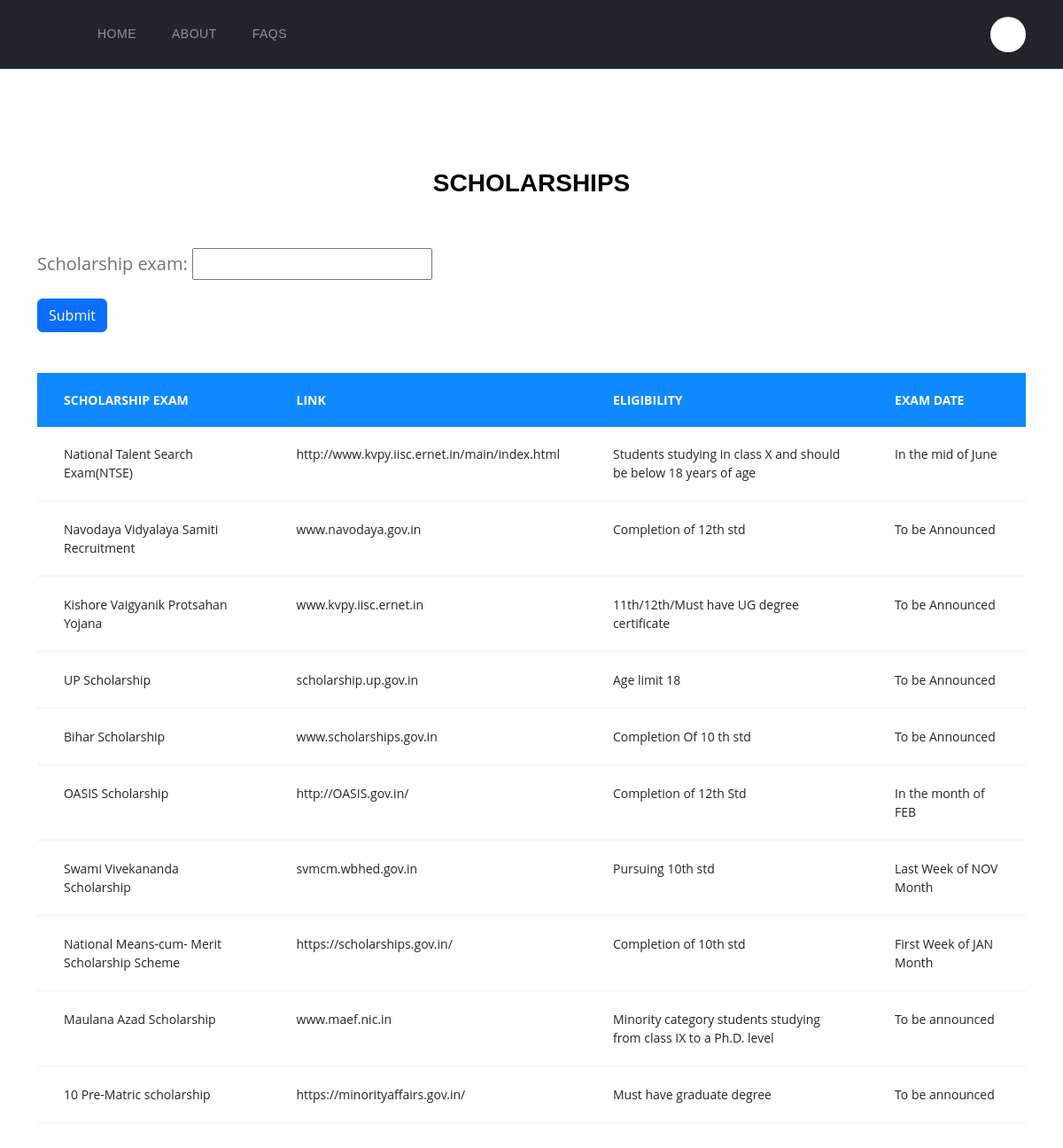
Page /scholarship on the committed database.
### thinkify/models.py (models this page shows, shortened)
class Scholarship(models.Model):
    Scholarship_exam = models.CharField(max_length=200, null=True)
    link = models.CharField(max_length=200, null=True)
    eligibility = models.CharField(max_length=200, null=True)
    examdate = models.CharField(max_length=200, null=True)

### thinkify/views.py (the view)
# urls.py: path('scholarship',views.scholarship,name='scholarship'),
def scholarship(request):
    Scholarship_exam = request.GET.get('Scholarship_exam')
    scholarships = Scholarship.objects.all()
    if Scholarship_exam:
        scholarships = scholarships.filter(Scholarship_exam__icontains=Scholarship_exam)
    context = {
        'form': ScholarFilter(), 'scholarships': scholarships
    }
    return render(request, 'scholarship.html', context)

### thinkify/forms.py
class ScholarFilter(forms.Form):
    Scholarship_exam = forms.CharField()

### Edulearn/templates/scholarship.html (shortened to what this page needs)
{% load static %}
<!doctype html>
<html lang="en">
    <head>
        <link rel="stylesheet" href="https://stackpath.bootstrapcdn.com/font-awesome/4.7.0/css/font-awesome.min.css">
        <link rel="stylesheet" href="{% static 'thinkify/css/style.css' %}">
         <link href="{% static 'thinkify/css/bootstrap.min.css' %}" rel="stylesheet">
        <link href="{% static 'thinkify/css/bootstrap-icons.css' %}" rel="stylesheet">
        <link href="{% static 'thinkify/css/templatemo-topic-listing.css' %}" rel="stylesheet">
	</head>
	<body>
		<nav class="navbar navbar-expand-lg  navbar navbar-dark bg-dark" >
			<div class="container">
				<div class="collapse navbar-collapse" id="navbarNav">
					<ul class="navbar-nav ms-lg-5 me-lg-auto">
						<li class="nav-item">
							<a class="nav-link click-scroll" href="{% url 'thinkify:homeNext' %}">Home</a>
						</li>
						<li class="nav-item">
							<a class="nav-link click-scroll" href="#section_2">About</a>
						</li>
						<li class="nav-item">
							<a class="nav-link click-scroll" href="#section_3">FAQs</a>
						</li>
					</ul>
					<div class="d-none d-lg-block">
						<a href="#top" class="navbar-icon bi-person smoothscroll"></a>
					</div>
				</div>
			</div>
		</nav>
	<section class="ftco-section">
		<div class="container">
			<div class="row justify-content-center">
				<div class="col-md-6 text-center mb-5">
					<h2 class="heading-section">SCHOLARSHIPS</h2>
				</div>
			</div>
            <form method="get" action="{% url 'thinkify:scholarship' %}">
                {{ form.as_p }}
                <input type="submit" value="Submit" class="btn btn-primary" />
            </form>
			<p> <br></p>
			<div class="row">
				<div class="col-md-12">
					<div class="table-wrap">
						<table class="table">
                            <thead class="thead-primary">
                                <tr>
                                    <th>SCHOLARSHIP EXAM</th>
                                    <th>LINK</th>
                                    <th>ELIGIBILITY</th>
                                    <th>EXAM DATE</th>
                                </tr>
                            </thead>
						    <tbody>
                                {% for scholarship in scholarships %}
                                    <tr>
                                        <td>{{ scholarship.Scholarship_exam }}</td>
                                        <td>{{ scholarship.link }}</td>
                                        <td>{{ scholarship.eligibility }}</td>
                                        <td>{{ scholarship.examdate }}</td>
                                    </tr>
                                {% endfor %}
                            </tbody>
						</table>
					</div>
				</div>
			</div>
		</div>
    </section>
	</body>
</html>

### thinkify/static/thinkify/css/templatemo-topic-listing.css (style rules this page uses)
:root { --white-color: #ffffff; --primary-color: #13547a; --secondary-color: #80d0c7; --section-bg-color: #f0f8ff; --custom-btn-bg-color: #80d0c7; --custom-btn-bg-hover-color: #13547a; --dark-color: #000000; --p-color: #717275; --border-color: #7fffd4; --link-hover-color: #13547a; --body-font-family: 'Open Sans', sans-serif; --title-font-family: 'Montserrat', sans-serif; --h1-font-size: 58px; --h2-font-size: 46px; --h3-font-size: 32px; --h4-font-size: 28px; --h5-font-size: 24px; --h6-font-size: 22px; --p-font-size: 20px; --menu-font-size: 14px; --btn-font-size: 18px; --copyright-font-size: 16px; --border-radius-large: 100px; --border-radius-medium: 20px; --border-radius-small: 10px; --font-weight-normal: 400; --font-weight-medium: 500; --font-weight-semibold: 600; --font-weight-bold: 700; }
body { background-color: var(--white-color); font-family: var(--body-font-family); }
h2, h3, h4, h5, h6 { color: var(--dark-color); }
h1, h2, h3, h4, h5, h6 { font-family: var(--title-font-family); font-weight: var(--font-weight-semibold); }
h2 { font-size: var(--h2-font-size); font-weight: var(--font-weight-bold); }
p { color: var(--p-color); font-size: var(--p-font-size); font-weight: var(--font-weight-normal); }
ul li { color: var(--p-color); font-size: var(--p-font-size); font-weight: var(--font-weight-normal); }
a, button { touch-action: manipulation; transition: all 0.3s; }
a { display: inline-block; color: var(--primary-color); text-decoration: none; }
.navbar { background: transparent; border-bottom: 1px solid rgba(128, 208, 199, 0.35); z-index: 9; }
.navbar-expand-lg .navbar-nav .nav-link { border-radius: var(--border-radius-large); margin: 10px; padding: 10px; }
.navbar-nav .nav-link { display: inline-block; color: var(--white-color); font-family: var(--title-font-family); font-size: var(--menu-font-size); font-weight: var(--font-weight-medium); text-transform: uppercase; letter-spacing: 0.5px; position: relative; padding-top: 15px; padding-bottom: 15px; }
.navbar-icon { background: var(--white-color); border-radius: var(--border-radius-large); display: inline-block; font-size: var(--h5-font-size); width: 40px; height: 40px; line-height: 40px; text-align: center; transition: all 0.3s ease; }

### rows in the picture
Scholarship: Scholarship_exam "National Talent Search Exam(NTSE)", link "http://www.kvpy.iisc.ernet.in/main/index.html", eligibility "Students studying in class X and should be below 18 years of age", examdate "In the mid of June"
Scholarship: Scholarship_exam "Navodaya Vidyalaya Samiti Recruitment", link "www.navodaya.gov.in", eligibility "Completion of 12th std", examdate "To be Announced"
Scholarship: Scholarship_exam "Kishore Vaigyanik Protsahan Yojana", link "www.kvpy.iisc.ernet.in", eligibility "11th/12th/Must have UG degree certificate", examdate "To be Announced"
Scholarship: Scholarship_exam "UP Scholarship", link "scholarship.up.gov.in", eligibility "Age limit 18", examdate "To be Announced"
Scholarship: Scholarship_exam "Bihar Scholarship", link "www.scholarships.gov.in", eligibility "Completion Of 10 th std", examdate "To be Announced"
Scholarship: Scholarship_exam "OASIS Scholarship", link "http://OASIS.gov.in/", eligibility "Completion of 12th Std", examdate "In the month of FEB"
Scholarship: Scholarship_exam "Swami Vivekananda Scholarship", link "svmcm.wbhed.gov.in", eligibility "Pursuing 10th std", examdate "Last Week of NOV Month"
Scholarship: Scholarship_exam "National Means-cum- Merit Scholarship Scheme", link "https://scholarships.gov.in/", eligibility "Completion of 10th std", examdate "First Week of JAN Month"
Scholarship: Scholarship_exam "Maulana Azad Scholarship", link "www.maef.nic.in", eligibility "Minority category students studying from class IX to a Ph.D. level", examdate "To be announced"
Scholarship: Scholarship_exam "10 Pre-Matric scholarship", link "https://minorityaffairs.gov.in/", eligibility "Must have graduate degree", examdate "To be announced"
